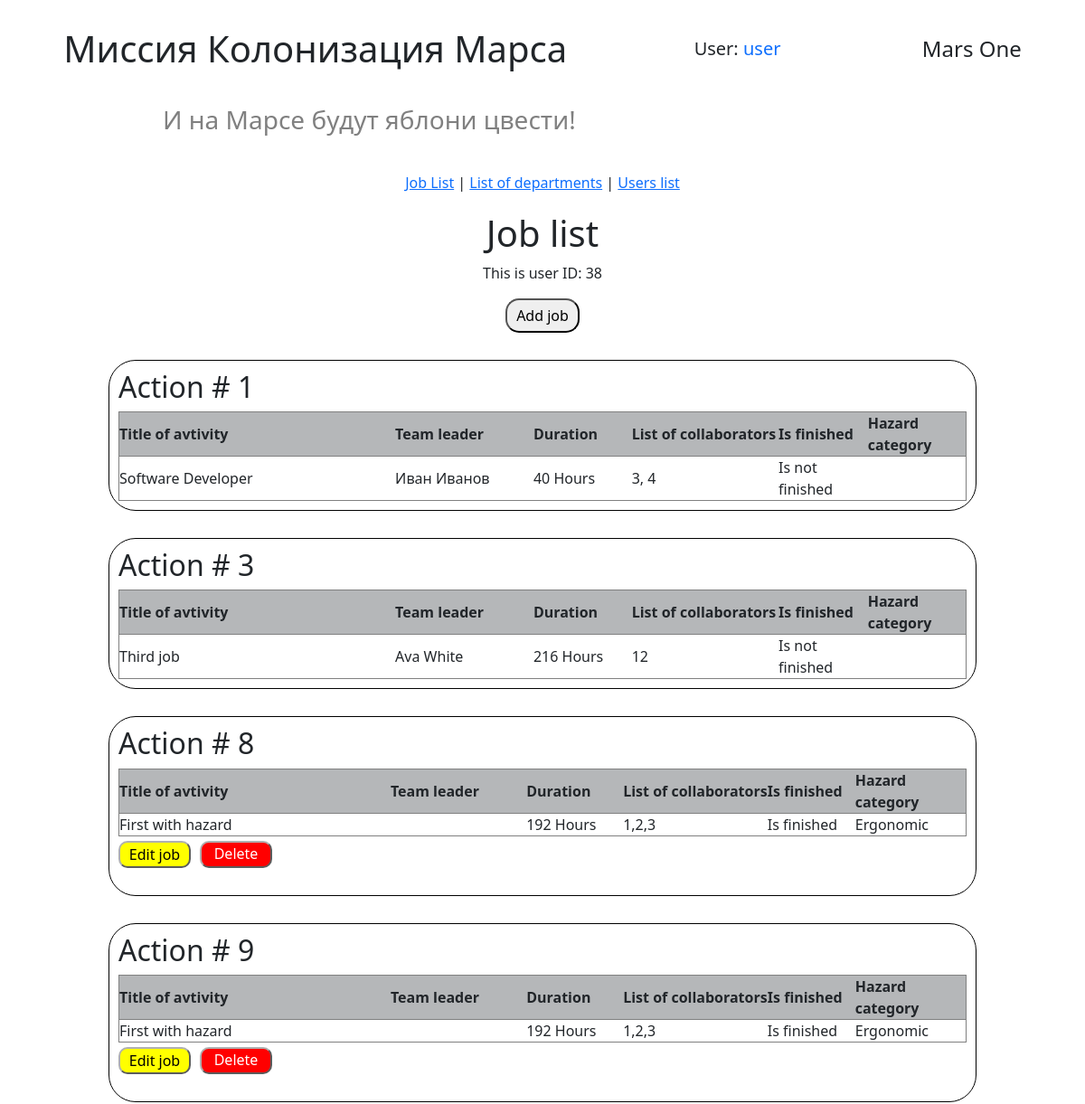
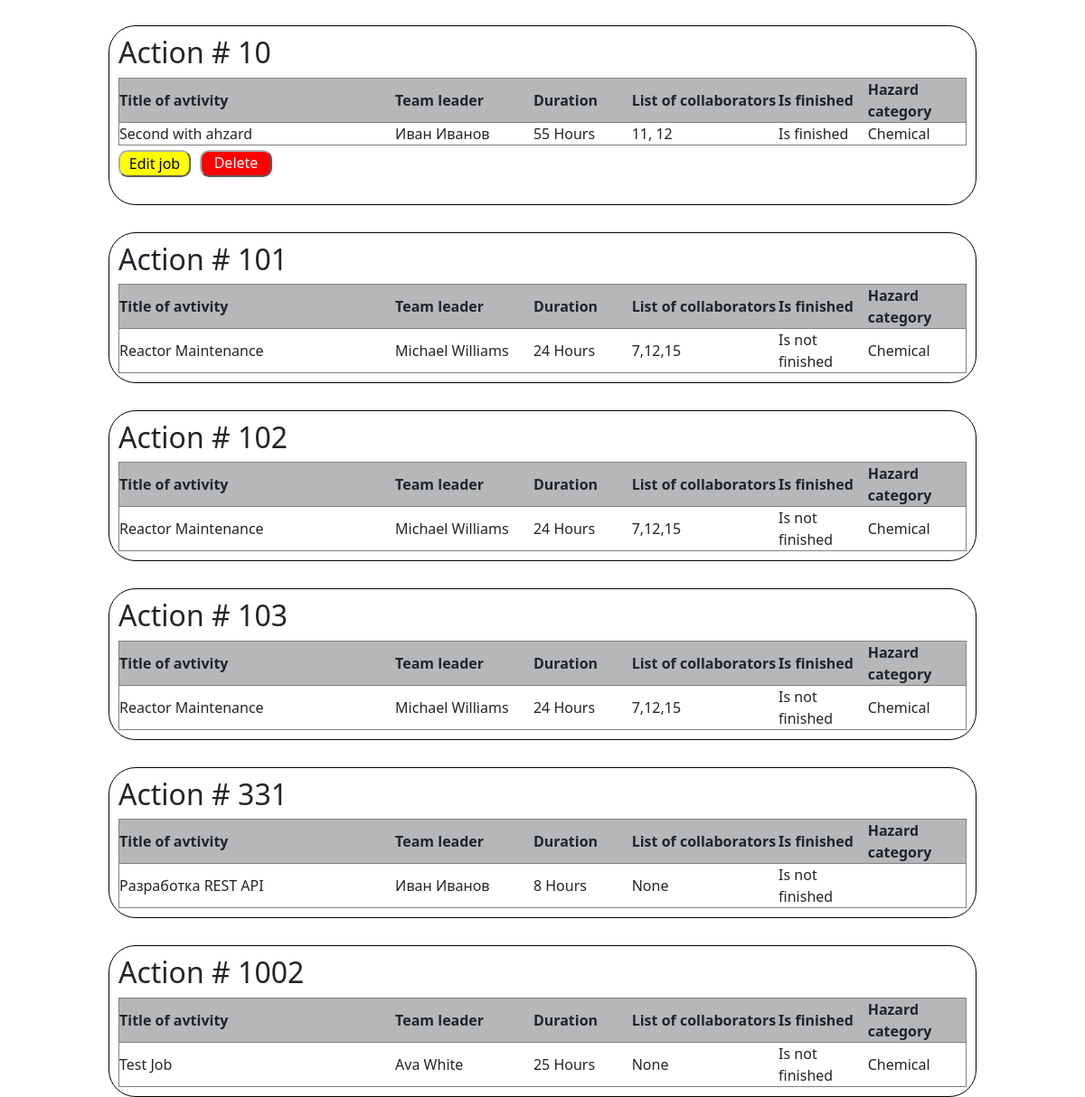
Screenshot of /jobs_list (signed in) with the database file from the repository (2 pictures, top to bottom).
### models/users.py (models this page shows, shortened)
class User(SqlAlchemyBase, UserMixin):
    __tablename__ = 'users'
    id = sqlalchemy.Column(sqlalchemy.Integer,
                           primary_key=True, autoincrement=True)
    name = sqlalchemy.Column(sqlalchemy.String, nullable=True)
    surname = sqlalchemy.Column(sqlalchemy.String, nullable=True)
    age = sqlalchemy.Column(sqlalchemy.String, nullable=True)
    email = sqlalchemy.Column(sqlalchemy.String,
                              index=True, unique=True, nullable=True)
    position = sqlalchemy.Column(sqlalchemy.String, nullable=True)
    speciality = sqlalchemy.Column(sqlalchemy.String, nullable=True)
    hashed_password = sqlalchemy.Column(sqlalchemy.String, nullable=True)
    modified_date = sqlalchemy.Column(sqlalchemy.DateTime,
                                     default=datetime.datetime.now)
    news = relationship("News", back_populates='user')

### models/jobs.py (models this page shows)
class Jobs(SqlAlchemyBase):
    __tablename__ = 'jobs'
    id = sqlalchemy.Column(sqlalchemy.Integer, primary_key=True,
                           autoincrement=True)
    author = sqlalchemy.Column(sqlalchemy.Integer,
                               ForeignKey('users.id'), nullable=False)
    team_leader = sqlalchemy.Column(sqlalchemy.Integer,
                                    ForeignKey('users.id'), nullable=False)
    job_title = sqlalchemy.Column(sqlalchemy.String, nullable=True)
    work_size = sqlalchemy.Column(sqlalchemy.Integer, nullable=False)
    collaborators = sqlalchemy.Column(sqlalchemy.String, nullable=True)
    start_date = sqlalchemy.Column(sqlalchemy.DateTime,
                                   default=datetime.datetime.now)
    end_date = sqlalchemy.Column(sqlalchemy.DateTime,
                                 default=datetime.datetime.now)
    is_finished = sqlalchemy.Column(sqlalchemy.Boolean, default=False)
    hazard_category = sqlalchemy.Column(sqlalchemy.Integer,
                                        ForeignKey('hazard_category.id'),
                                        nullable=True)
    team_leader_user = relationship("User", backref='team_leader_jobs',
                                    foreign_keys=[team_leader])
    author_user = relationship("User", backref='author_jobs',
                               foreign_keys=[author])
    hazard_category_rel = relationship("HazardCategory", back_populates="jobs")

### data/hazard_category.py (models this page shows)
class HazardCategory(SqlAlchemyBase):
    __tablename__ = 'hazard_category'
    id = sqlalchemy.Column(sqlalchemy.Integer, primary_key=True,
                           autoincrement=True)
    hazard_category_title = sqlalchemy.Column(sqlalchemy.String)
    jobs = relationship("Jobs", back_populates='hazard_category_rel')

### handlers/work_with_jobs.py (the view)
@work_with_jobs_bp.route('/jobs_list')
@login_required
def get_jobs_list():
    db_ss = db_session.create_session()
    jobs = db_ss.query(Jobs).all()
    current_user_id = current_user.id
    message = get_flashed_messages()
    return render_template('jobs.html', jobs=jobs,
                           current_user_id=current_user_id,
                           message=message)

### data/db_session.py (called while the page is built)
def create_session() -> Session:
    global __factory
    if __factory is None:
        raise Exception("Session factory is not initialized. Make sure to call global_init() first.")
    return __factory()

### main.py (called while the page is built)
@login_manager.user_loader
def load_user(user_id):
    db_sess = db_session.create_session()
    return db_sess.query(User).get(user_id)

### templates/jobs.html (shortened to what this page needs)
{% extends "base.html" %}
{% block styles %}
    <link rel="stylesheet" href="{{ url_for('static', filename='css/job_list.css')}}">
{% endblock %}
{% block content %}
<h1>Job list</h1>
<p>This is user ID: {{ current_user_id }}</p>
<button onclick="window.location.href='/create_job'" class="add_btn">Add job </button>
{% for job  in jobs %}
    <div class="action">
        <h2>Action # {{ job.id }} </h2>
        <table>
            <tr>
                <th width="200">Title of avtivity</th>
                <th width="100">Team leader</th>
                <th width="50">Duration</th>
                <th width="50">List of collaborators</th>
                <th width="50">Is finished</th>
                <th width="50">Hazard category</th>
            </tr>
            <tr>
                <td>{{ job.job_title }}</td>
                <td>{{ job.team_leader_user.name }} {{ job.team_leader_user.surname }}</td>
                <td>{{ job.work_size }} Hours</td>
                <td>{{ job.collaborators }}</td>
                {% if job.is_finished %}
                    <td>Is finished</td>
                {% else %}
                    <td>Is not finished</td>
                {% endif %}
                <td>{{ job.hazard_category_rel.hazard_category_title }}</td>
            </tr>
        </table>
        {% if job.author_user.id == current_user_id or current_user_id == 1 or job.team_leader == current_user_id %}
        <div class="buttons_block">
            <form action="{{ url_for('work_with_jobs.edit_job', job_id=job.id )}}" method="get">
                <button class="btn_for_edit" type="submit">Edit job</button>
            </form>
            <form action="{{ url_for('work_with_jobs.delete_job', job_id=job.id )}}" method="post">
                <button class="btn_for_delete" type="submit">Delete job</button>
            </form>
        </div>
        {% endif %}
    </div>
{% endfor %}
{% endblock %}

### templates/base.html (shortened to what this page needs)
<!DOCTYPE html>
<html lang="ru">
<head>
    <link rel="stylesheet"
    href="https://cdn.jsdelivr.net/npm/bootstrap@5.0.0-beta1/dist/css/bootstrap.min.css"
>
    <link rel="stylesheet" href="{{ url_for('static', filename='css/style.css')}}">
    {% block styles %}{% endblock %}
</head>
<body>
    <header>
        <h1>Миссия Колонизация Марса</h1>
        {% if current_user.is_authenticated %}
        <h5> User:
            <a class="navbar-brand" href="/logout">{{ current_user.name }}</a>
        </h5>
        {% else %}
            <div class="auth_buttons">
                <a class="btn btn-primary " href="/register">Зарегистрироваться</a>
                <a class="btn btn-success" href="/login">Войти</a>
            </div>
        {% endif %}
        <h4>Mars One</h4>
    </header>
    <h3 class="second_header_text">И на Марсе будут яблони цвести!</h3>
    <main>
        <nav>
            <a href="/jobs_list">Job List</a> |
            <a href="/list_of_departments">List of departments</a> |
            <a href="/user_list">Users list</a>
        </nav>
        {% block content %}{% endblock %}
    </main>
</body>
</html>

### static/css/style.css (style rules this page uses)
* { margin: 0px; padding: 0px; font-family: 'Segoe UI', Tahoma, Geneva, Verdana, sans-serif; }
header { display: flex; justify-content: space-around; align-items: center; margin-top: 30px; width: 100%; }
main { display: flex; flex-direction: column; align-items: center; height: 100vh; margin-top: 20px; }
nav { margin: 20px; }
.second_header_text { color: grey; margin-top: 30px; margin-left: 15vw; }
.add_btn { padding: 5px 10px; border-radius: 15px; }
.buttons_block { display: flex; justify-content: space-between; width: 230px; margin-top: 5px; }
.btn_for_edit, .btn_for_delete { border-radius: 10px; border-color: rgb(175, 176, 176); height: 30px; width: 80px; }
.btn_for_edit { background-color: yellow; }
.btn_for_delete { color: white; background-color: red; }

### static/css/job_list.css (style rules this page uses)
div.action { border: 1px solid rgb(0, 0, 0); padding: 10px; border-radius: 30px; margin-top: 30px; width: 80%; }
table { width: 100%; }
tr { border: 1px solid grey; }
th { background-color: rgb(181, 183, 185); }
.buttons_block { display: flex; justify-content: space-between; width: 170px; margin-top: 5px; }

### rows the page displays
User: name "user"
Jobs: id "1", job_title "Software Developer", team_leader_user.name "Иван", team_leader_user.surname "Иванов", work_size "40", collaborators "3, 4", is_finished "Is not finished"
Jobs: id "3", job_title "Third job", team_leader_user.name "Ava", team_leader_user.surname "White", work_size "216", collaborators "12", is_finished "Is not finished"
Jobs: id "8", job_title "First with hazard", work_size "192", collaborators "1,2,3", is_finished "Is finished", hazard_category_rel.hazard_category_title "Ergonomic"
Jobs: id "9", job_title "First with hazard", work_size "192", collaborators "1,2,3", is_finished "Is finished", hazard_category_rel.hazard_category_title "Ergonomic"
Jobs: id "10", job_title "Second with ahzard", team_leader_user.name "Иван", team_leader_user.surname "Иванов", work_size "55", collaborators "11, 12", is_finished "Is finished", hazard_category_rel.hazard_category_title "Chemical"
Jobs: id "101", job_title "Reactor Maintenance", team_leader_user.name "Michael", team_leader_user.surname "Williams", work_size "24", collaborators "7,12,15", is_finished "Is not finished", hazard_category_rel.hazard_category_title "Chemical"
Jobs: id "102", job_title "Reactor Maintenance", team_leader_user.name "Michael", team_leader_user.surname "Williams", work_size "24", collaborators "7,12,15", is_finished "Is not finished", hazard_category_rel.hazard_category_title "Chemical"
Jobs: id "103", job_title "Reactor Maintenance", team_leader_user.name "Michael", team_leader_user.surname "Williams", work_size "24", collaborators "7,12,15", is_finished "Is not finished", hazard_category_rel.hazard_category_title "Chemical"
Jobs: id "331", job_title "Разработка REST API", team_leader_user.name "Иван", team_leader_user.surname "Иванов", work_size "8", collaborators "None", is_finished "Is not finished"
Jobs: id "1002", job_title "Test Job", team_leader_user.name "Ava", team_leader_user.surname "White", work_size "25", collaborators "None", is_finished "Is not finished", hazard_category_rel.hazard_category_title "Chemical"

### other values shown
{{ current_user_id }} "38"
